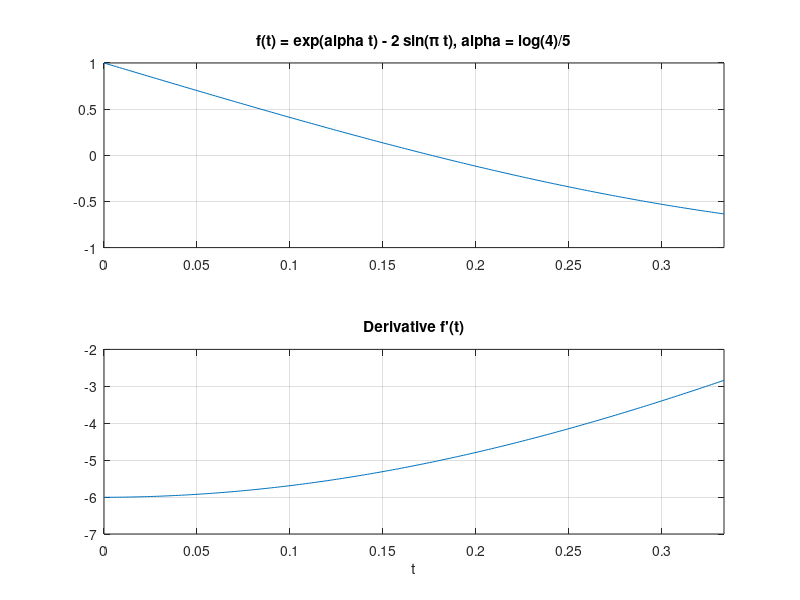
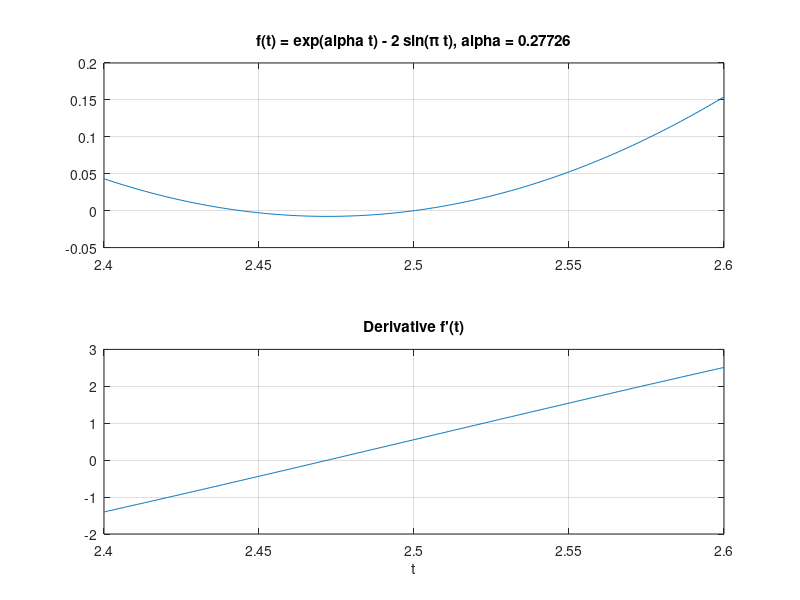

MATLAB code to generate these figures, in order:
% MATH2089: File = tut05q1sol.m

format compact

alpha = log(4)/5;
%alpha = 0.3
%alpha = 0.25
f = @(t, alpha) exp(alpha*t) -2*sin(pi*t);
df = @(t, alpha) alpha*exp(alpha*t) - (2*pi)*cos(pi*t);

% Interval [0, 1/3]
a = 0, fa = f(a, alpha)
b = 1/3, fb = f(b, alpha)

% Plot
tplt = linspace(a, b, 201);
fplt = f(tplt, alpha);
dfplt = df(tplt, alpha);
figure(1)
subplot(2,1,1);
plot(tplt, fplt); 
grid on
xlim([a b]);
title('f(t) = exp(alpha t) - 2 sin(\pi t), alpha = log(4)/5');
subplot(2,1,2)
plot(tplt, dfplt);
grid on
xlabel('t')
xlim([a b])
title('Derivative f''(t)');

ts = 5/2
fs = f(ts, alpha)
dfs = df(ts, alpha)
a = 2.4, fa = f(a, alpha)
b = 2.6, fb = f(b, alpha)

tplt = linspace(a, b, 401);
fplt = f(tplt, alpha);
dfplt = df(tplt, alpha);
figure(2)
subplot(2,1,1);
plot(tplt, fplt); 
grid on
xlim([a b]);
title(['f(t) = exp(alpha t) - 2 sin(\pi t), alpha = ' num2str(alpha)]);
subplot(2,1,2)
plot(tplt, dfplt);
grid on
xlabel('t')
xlim([a b])
title('Derivative f''(t)');
